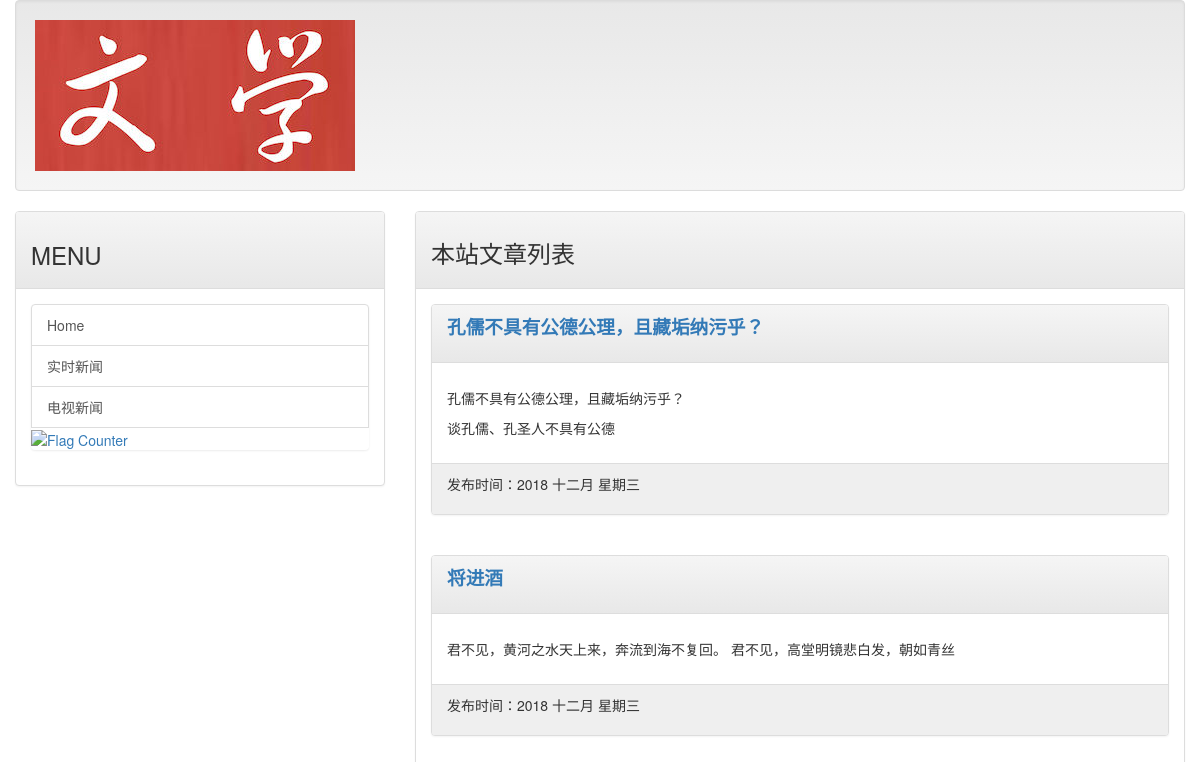
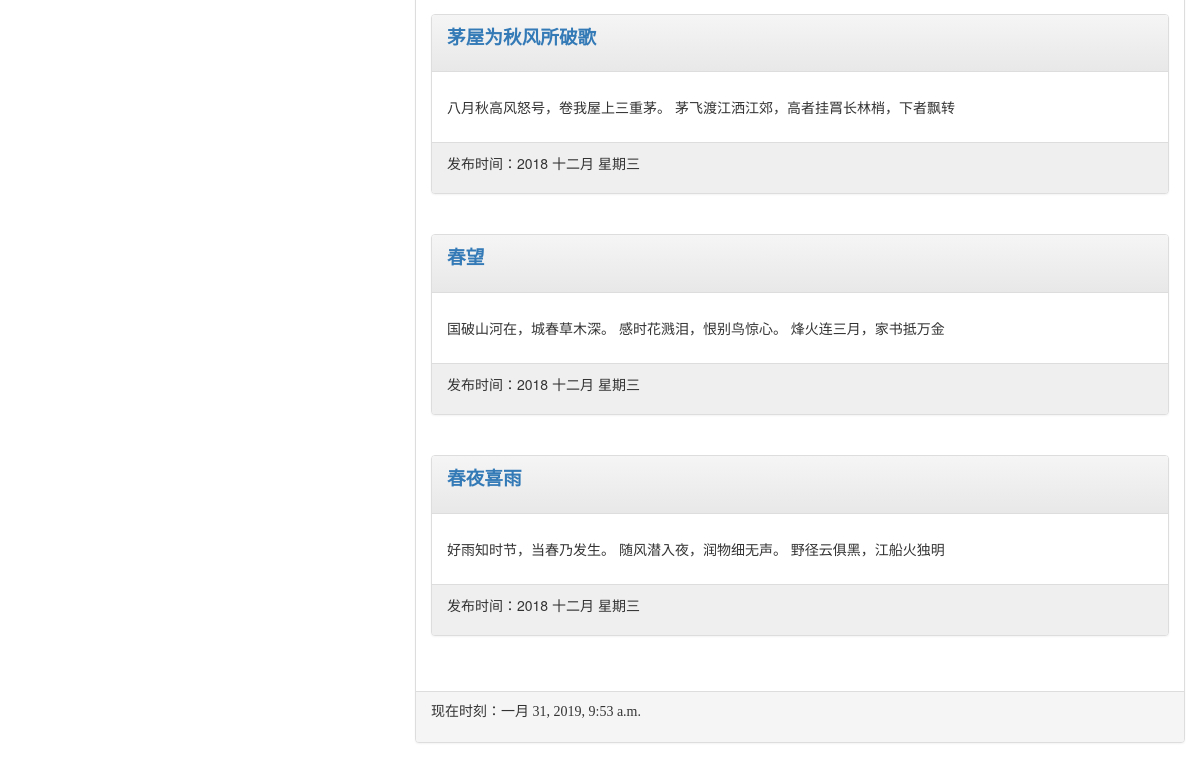
The app's page /, older data (2 pictures, top to bottom).
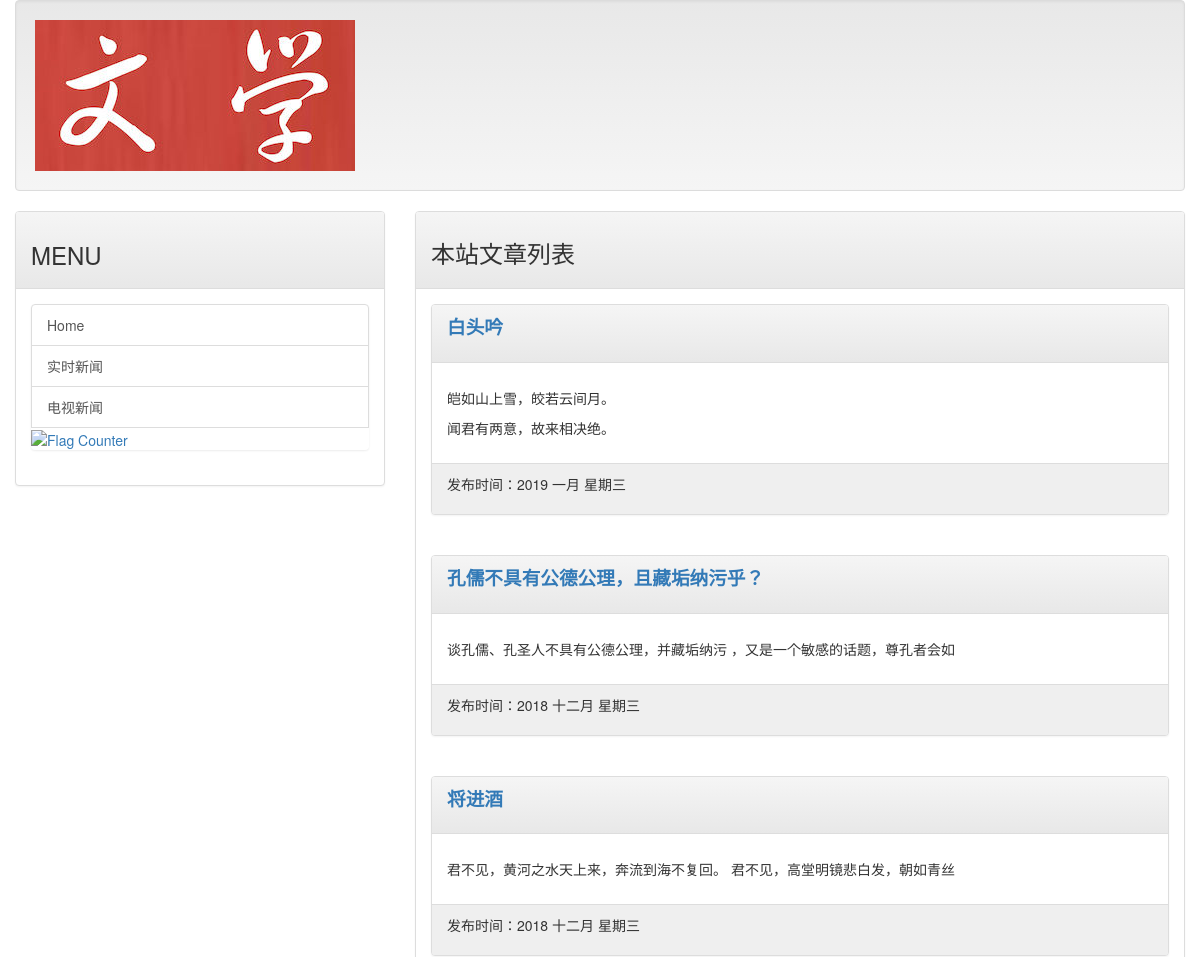
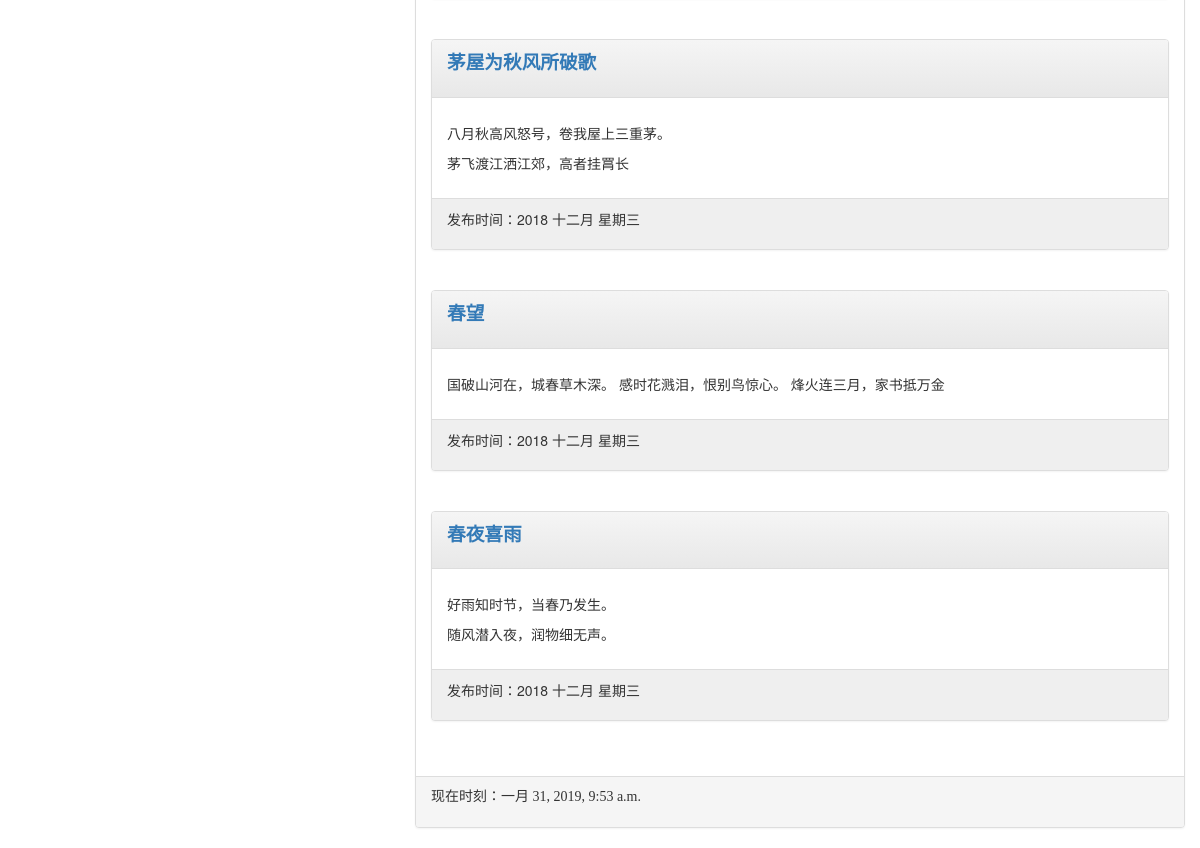
The same page, newer data (2 pictures, top to bottom).
### mainsite/models.py (models this page shows, shortened)
class Post(models.Model):
    title = models.CharField(max_length=200)
    slug = models.CharField(max_length=200)
    body = models.TextField()
    pub_date = models.DateField(default=timezone.now())
    class Meta:
        ordering = ('-pub_date',)

### mainsite/views.py (the view)
# urls.py: url(r'^$', homepage),
def homepage(request):
    template = get_template('index.html')
    posts = Post.objects.all()
    now = datetime.now()
    html = template.render(locals())
    return HttpResponse(html)

### templates/index.html (shortened to what this page needs)
{% extends 'base.html' %}
{% load markdown_deux_tags %}
{% block headmessage %}
    <h3 style="font-family: 楷体;">本站文章列表</h3>
{% endblock %}
{% block content %}
    {% for post in posts %}
        <div class="panel panel-default">
            <div class="panel-heading">
                <p style="font-family: 微软雅黑;font-size:14pt;font-weight:bold;">
                    <a href="/post/{{ post.slug }}">{{ post.title }}</a>
                </p>
            </div>
            <div class="panel-body" style="backgroud-color:#ffffdd">
                <p>
                    {{ post.body | markdown| truncatechars:40 }}
                </p>
            </div>
            <div class="panel-footer" style="background-color: #efefef">
                <p>
                    发布时间：{{ post.pub_date | date:"Y M D" }}
                </p>
            </div>
        </div>
        <br>
    {% endfor %}
{% endblock %}

### templates/base.html (shortened to what this page needs)
<!DOCTYPE html>
<html lang="en">
<head>
<link rel="stylesheet" href="https://maxcdn.bootstrapcdn.com/bootstrap/3.3.7/css/bootstrap.min.css"
>
<link rel="stylesheet" href="https://maxcdn.bootstrapcdn.com/bootstrap/3.3.7/css/bootstrap-theme.min.css"
>
</head>
<body>
    <div class="container-fluid">
        {% include 'header.html' %}
        <div class="row">
            <div class="col-sm-4 col-md-4">
                <div class="panel panel-default">
                 <div class="panel-heading">
                      <h3>
                          MENU
                        </h3>
                    </div>
                    <div class="panel-body">
                        <div class="list-group">
                            <a href='/' class="list-group-item">Home</a>
                            <a href="http://www.ifeng.com/" class="list-group-item">实时新闻</a>
                            <a href="https://www.youtube.com/" class="list-group-item">电视新闻</a>
                            <a href="https://info.flagcounter.com/zzSo"><img src="https://s11.flagcounter.com/count2/zzSo/bg_FFFFFF/txt_000000/border_CCCCCC/columns_2/maxflags_10/viewers_0/labels_0/pageviews_0/flags_0/percent_0/" alt="Flag Counter" border="0"></a>
                        </div>
                    </div>
                </div>
            </div>
            <div class="col-sm-8 col-md-8">
            <div class="panel panel-default">
                    <div class="panel-heading">
                        {% block headmessage  %}{% endblock %}
                    </div>
                    <div class="panel-body">
                        {% block content %}{% endblock %}
                    </div>
                    <div class="panel-footer">
                        {% include 'footer.html' %}
                    </div>
                </div>
            </div>
        </div>
    </div>
</body>
</html>

### templates/header.html
{% load staticfiles %}
<div class="well">
    <img src="{% static 'images/logo.jpg' %}">
</div>

### templates/footer.html
{% block footer %}
    {% if now %}
        <p style="font-family: 微软雅黑;">现在时刻：{{ now }}</p>
    {% else %}
        <p style="font-family: 微软雅黑;font-size: 8pt;">文本内容取自网络，如有侵权请来信通知下架</p>
        <p style="font-family: 微软雅黑;font-size: 8pt;">联系邮箱:xjinhz@126.com</p>
    {% endif %}
{% endblock %}

Row changes from the older to the newer data that the page shows:
added Post: title "白头吟", body "皑如山上雪，皎若云间月。 闻君有两意，故来相决绝。", pub_date "2019 一月 星期三"
changed Post "孔儒不具有公德公理，且藏垢纳污乎？": body "孔儒不具有公德公理，且藏垢纳污乎？ 谈孔儒、孔圣人不具有公德" → "谈孔儒、孔圣人不具有公德公理，并藏垢纳污 ，又是一个敏感的话题，尊孔者会如"
changed Post "茅屋为秋风所破歌": body "八月秋高风怒号，卷我屋上三重茅。 茅飞渡江洒江郊，高者挂罥长林梢，下者飘转" → "八月秋高风怒号，卷我屋上三重茅。 茅飞渡江洒江郊，高者挂罥长"
changed Post "春夜喜雨": body "好雨知时节，当春乃发生。 随风潜入夜，润物细无声。 野径云俱黑，江船火独明" → "好雨知时节，当春乃发生。 随风潜入夜，润物细无声。"
